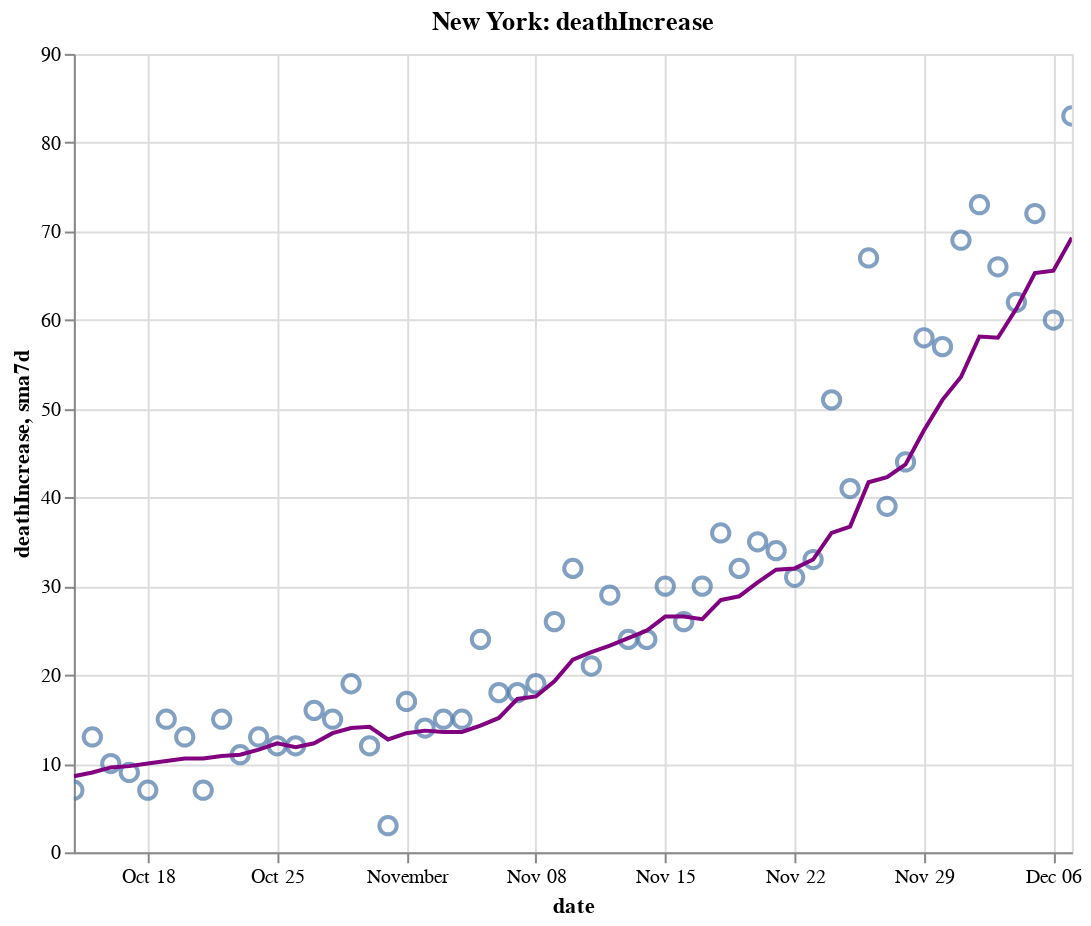

Notebook cell for this chart:
### Code cell
create_plot(ny, 'deathIncrease')

### Figure 1 — Vega-Lite specification as saved in the notebook (floating-point values rounded to 4 significant figures)
{"config": {"view": {"continuousWidth": 400, "continuousHeight": 300}}, "layer": [{"layer": [{"mark": {"type": "point", "size": 75}, "encoding": {"tooltip": [{"type": "temporal", "field": "date"}, {"type": "quantitative", "field": "deathIncrease"}, {"type": "quantitative", "field": "sma7d"}], "x": {"type": "temporal", "field": "date"}, "y": {"type": "quantitative", "field": "deathIncrease"}}, "selection": {"selector012": {"type": "interval", "bind": "scales", "encodings": ["x", "y"]}}}, {"mark": {"type": "line", "color": "purple"}, "encoding": {"x": {"type": "temporal", "field": "date"}, "y": {"type": "quantitative", "field": "sma7d"}}}]}, {"mark": {"type": "rule", "color": "#aaa"}, "encoding": {"x": {"type": "temporal", "field": "date"}}, "transform": [{"filter": {"selection": "selector011"}}]}, {"mark": "circle", "encoding": {"opacity": {"condition": {"value": 1, "selection": "selector011"}, "value": 0}, "tooltip": [{"type": "temporal", "field": "date"}, {"type": "quantitative", "field": "deathIncrease"}, {"type": "quantitative", "field": "sma7d"}], "x": {"type": "temporal", "field": "date"}, "y": {"type": "quantitative", "field": "deathIncrease"}}, "selection": {"selector011": {"type": "single", "encodings": ["x"], "on": "mouseover", "nearest": true, "empty": "none"}}}, {"mark": {"type": "text", "align": "left", "dx": 5, "dy": -5, "stroke": "white", "strokeWidth": 2}, "encoding": {"text": {"type": "quantitative", "field": "deathIncrease"}, "tooltip": [{"type": "temporal", "field": "date"}, {"type": "quantitative", "field": "deathIncrease"}, {"type": "quantitative", "field": "sma7d"}], "x": {"type": "temporal", "field": "date"}, "y": {"type": "quantitative", "field": "deathIncrease"}}, "transform": [{"filter": {"selection": "selector011"}}]}, {"mark": {"type": "text", "align": "left", "dx": 5, "dy": -5}, "encoding": {"text": {"type": "quantitative", "field": "deathIncrease"}, "tooltip": [{"type": "temporal", "field": "date"}, {"type": "quantitative", "field": "deathIncrease"}, {"type": "quantitative", "field": "sma7d"}], "x": {"type": "temporal", "field": "date"}, "y": {"type": "quantitative", "field": "deathIncrease"}}, "transform": [{"filter": {"selection": "selector011"}}]}], "data": {"name": "data-9ce99b4de7d2aa0b3e3ed93939cbeac8"}, "height": 400, "title": "New York: deathIncrease", "width": 500, "$schema": "https://vega.github.io/schema/vega-lite/v4.8.1.json", "datasets": {"data-9ce99b4de7d2aa0b3e3ed93939cbeac8": [{"date": "2020-10-14T00:00:00", "totalTestResultsIncrease": 111700.0, "positiveIncrease": 1232.0, "death": 25600.0, "deathIncrease": 7.0, "positiveRate": 0.011, "state": "New York", "sma7d": 8.571}, {"date": "2020-10-15T00:00:00", "totalTestResultsIncrease": 133200.0, "positiveIncrease": 1460.0, "death": 25620.0, "deathIncrease": 13.0, "positiveRate": 0.011, "state": "New York", "sma7d": 9.0}, {"date": "2020-10-16T00:00:00", "totalTestResultsIncrease": 136000.0, "positiveIncrease": 1707.0, "death": 25630.0, "deathIncrease": 10.0, "positiveRate": 0.013, "state": "New York", "sma7d": 9.571}, {"date": "2020-10-17T00:00:00", "totalTestResultsIncrease": 160000.0, "positiveIncrease": 1784.0, "death": 25640.0, "deathIncrease": 9.0, "positiveRate": 0.011, "state": "New York", "sma7d": 9.714}, {"date": "2020-10-18T00:00:00", "totalTestResultsIncrease": 128800.0, "positiveIncrease": 1390.0, "death": 25640.0, "deathIncrease": 7.0, "positiveRate": 0.011, "state": "New York", "sma7d": 10.0}, {"date": "2020-10-19T00:00:00", "totalTestResultsIncrease": 82010.0, "positiveIncrease": 998.0, "death": 25660.0, "deathIncrease": 15.0, "positiveRate": 0.012, "state": "New York", "sma7d": 10.29}, {"date": "2020-10-20T00:00:00", "totalTestResultsIncrease": 90540.0, "positiveIncrease": 1201.0, "death": 25670.0, "deathIncrease": 13.0, "positiveRate": 0.013, "state": "New York", "sma7d": 10.57}, {"date": "2020-10-21T00:00:00", "totalTestResultsIncrease": 124800.0, "positiveIncrease": 2026.0, "death": 25680.0, "deathIncrease": 7.0, "positiveRate": 0.016, "state": "New York", "sma7d": 10.57}, {"date": "2020-10-22T00:00:00", "totalTestResultsIncrease": 135300.0, "positiveIncrease": 1628.0, "death": 25690.0, "deathIncrease": 15.0, "positiveRate": 0.012, "state": "New York", "sma7d": 10.86}, {"date": "2020-10-23T00:00:00", "totalTestResultsIncrease": 141500.0, "positiveIncrease": 1637.0, "death": 25700.0, "deathIncrease": 11.0, "positiveRate": 0.012, "state": "New York", "sma7d": 11.0}, {"date": "2020-10-24T00:00:00", "totalTestResultsIncrease": 156900.0, "positiveIncrease": 2061.0, "death": 25720.0, "deathIncrease": 13.0, "positiveRate": 0.013, "state": "New York", "sma7d": 11.57}, {"date": "2020-10-25T00:00:00", "totalTestResultsIncrease": 120800.0, "positiveIncrease": 1632.0, "death": 25730.0, "deathIncrease": 12.0, "positiveRate": 0.014, "state": "New York", "sma7d": 12.29}, {"date": "2020-10-26T00:00:00", "totalTestResultsIncrease": 82120.0, "positiveIncrease": 1191.0, "death": 25740.0, "deathIncrease": 12.0, "positiveRate": 0.015, "state": "New York", "sma7d": 11.86}, {"date": "2020-10-27T00:00:00", "totalTestResultsIncrease": 111600.0, "positiveIncrease": 1991.0, "death": 25760.0, "deathIncrease": 16.0, "positiveRate": 0.018, "state": "New York", "sma7d": 12.29}, {"date": "2020-10-28T00:00:00", "totalTestResultsIncrease": 129700.0, "positiveIncrease": 2031.0, "death": 25770.0, "deathIncrease": 15.0, "positiveRate": 0.016, "state": "New York", "sma7d": 13.43}, {"date": "2020-10-29T00:00:00", "totalTestResultsIncrease": 168400.0, "positiveIncrease": 2499.0, "death": 25790.0, "deathIncrease": 19.0, "positiveRate": 0.015, "state": "New York", "sma7d": 14.0}, {"date": "2020-10-30T00:00:00", "totalTestResultsIncrease": 146900.0, "positiveIncrease": 2255.0, "death": 25800.0, "deathIncrease": 12.0, "positiveRate": 0.015, "state": "New York", "sma7d": 14.14}, {"date": "2020-10-31T00:00:00", "totalTestResultsIncrease": 137000.0, "positiveIncrease": 2049.0, "death": 25810.0, "deathIncrease": 3.0, "positiveRate": 0.015, "state": "New York", "sma7d": 12.71}, {"date": "2020-11-01T00:00:00", "totalTestResultsIncrease": 148900.0, "positiveIncrease": 2255.0, "death": 25820.0, "deathIncrease": 17.0, "positiveRate": 0.015, "state": "New York", "sma7d": 13.43}, {"date": "2020-11-02T00:00:00", "totalTestResultsIncrease": 96100.0, "positiveIncrease": 1633.0, "death": 25840.0, "deathIncrease": 14.0, "positiveRate": 0.017, "state": "New York", "sma7d": 13.71}, {"date": "2020-11-03T00:00:00", "totalTestResultsIncrease": 127900.0, "positiveIncrease": 2321.0, "death": 25850.0, "deathIncrease": 15.0, "positiveRate": 0.018, "state": "New York", "sma7d": 13.57}, {"date": "2020-11-04T00:00:00", "totalTestResultsIncrease": 133500.0, "positiveIncrease": 2126.0, "death": 25870.0, "deathIncrease": 15.0, "positiveRate": 0.016, "state": "New York", "sma7d": 13.57}, {"date": "2020-11-05T00:00:00", "totalTestResultsIncrease": 161000.0, "positiveIncrease": 2997.0, "death": 25890.0, "deathIncrease": 24.0, "positiveRate": 0.019, "state": "New York", "sma7d": 14.29}, {"date": "2020-11-06T00:00:00", "totalTestResultsIncrease": 160700.0, "positiveIncrease": 3209.0, "death": 25910.0, "deathIncrease": 18.0, "positiveRate": 0.02, "state": "New York", "sma7d": 15.14}, {"date": "2020-11-07T00:00:00", "totalTestResultsIncrease": 163300.0, "positiveIncrease": 3587.0, "death": 25930.0, "deathIncrease": 18.0, "positiveRate": 0.022, "state": "New York", "sma7d": 17.29}, {"date": "2020-11-08T00:00:00", "totalTestResultsIncrease": 145600.0, "positiveIncrease": 3428.0, "death": 25950.0, "deathIncrease": 19.0, "positiveRate": 0.024, "state": "New York", "sma7d": 17.57}, {"date": "2020-11-09T00:00:00", "totalTestResultsIncrease": 111400.0, "positiveIncrease": 3144.0, "death": 25970.0, "deathIncrease": 26.0, "positiveRate": 0.028, "state": "New York", "sma7d": 19.29}, {"date": "2020-11-10T00:00:00", "totalTestResultsIncrease": 128000.0, "positiveIncrease": 3965.0, "death": 26000.0, "deathIncrease": 32.0, "positiveRate": 0.031, "state": "New York", "sma7d": 21.71}, {"date": "2020-11-11T00:00:00", "totalTestResultsIncrease": 164300.0, "positiveIncrease": 4820.0, "death": 26030.0, "deathIncrease": 21.0, "positiveRate": 0.029, "state": "New York", "sma7d": 22.57}, {"date": "2020-11-12T00:00:00", "totalTestResultsIncrease": 162600.0, "positiveIncrease": 4797.0, "death": 26060.0, "deathIncrease": 29.0, "positiveRate": 0.029, "state": "New York", "sma7d": 23.29}, {"date": "2020-11-13T00:00:00", "totalTestResultsIncrease": 203700.0, "positiveIncrease": 5401.0, "death": 26080.0, "deathIncrease": 24.0, "positiveRate": 0.027, "state": "New York", "sma7d": 24.14}, {"date": "2020-11-14T00:00:00", "totalTestResultsIncrease": 184200.0, "positiveIncrease": 5388.0, "death": 26100.0, "deathIncrease": 24.0, "positiveRate": 0.029, "state": "New York", "sma7d": 25.0}, {"date": "2020-11-15T00:00:00", "totalTestResultsIncrease": 133200.0, "positiveIncrease": 3649.0, "death": 26130.0, "deathIncrease": 30.0, "positiveRate": 0.027, "state": "New York", "sma7d": 26.57}, {"date": "2020-11-16T00:00:00", "totalTestResultsIncrease": 124600.0, "positiveIncrease": 3490.0, "death": 26160.0, "deathIncrease": 26.0, "positiveRate": 0.028, "state": "New York", "sma7d": 26.57}, {"date": "2020-11-17T00:00:00", "totalTestResultsIncrease": 159900.0, "positiveIncrease": 5088.0, "death": 26190.0, "deathIncrease": 30.0, "positiveRate": 0.032, "state": "New York", "sma7d": 26.29}, {"date": "2020-11-18T00:00:00", "totalTestResultsIncrease": 154400.0, "positiveIncrease": 5294.0, "death": 26220.0, "deathIncrease": 36.0, "positiveRate": 0.034, "state": "New York", "sma7d": 28.43}, {"date": "2020-11-19T00:00:00", "totalTestResultsIncrease": 195200.0, "positiveIncrease": 5310.0, "death": 26260.0, "deathIncrease": 32.0, "positiveRate": 0.027, "state": "New York", "sma7d": 28.86}, {"date": "2020-11-20T00:00:00", "totalTestResultsIncrease": 205500.0, "positiveIncrease": 5468.0, "death": 26290.0, "deathIncrease": 35.0, "positiveRate": 0.027, "state": "New York", "sma7d": 30.43}, {"date": "2020-11-21T00:00:00", "totalTestResultsIncrease": 207900.0, "positiveIncrease": 5972.0, "death": 26330.0, "deathIncrease": 34.0, "positiveRate": 0.029, "state": "New York", "sma7d": 31.86}, {"date": "2020-11-22T00:00:00", "totalTestResultsIncrease": 196600.0, "positiveIncrease": 5392.0, "death": 26360.0, "deathIncrease": 31.0, "positiveRate": 0.027, "state": "New York", "sma7d": 32.0}, {"date": "2020-11-23T00:00:00", "totalTestResultsIncrease": 191500.0, "positiveIncrease": 5906.0, "death": 26390.0, "deathIncrease": 33.0, "positiveRate": 0.031, "state": "New York", "sma7d": 33.0}, {"date": "2020-11-24T00:00:00", "totalTestResultsIncrease": 164800.0, "positiveIncrease": 4881.0, "death": 26440.0, "deathIncrease": 51.0, "positiveRate": 0.03, "state": "New York", "sma7d": 36.0}, {"date": "2020-11-25T00:00:00", "totalTestResultsIncrease": 173100.0, "positiveIncrease": 6265.0, "death": 26480.0, "deathIncrease": 41.0, "positiveRate": 0.036, "state": "New York", "sma7d": 36.71}, {"date": "2020-11-26T00:00:00", "totalTestResultsIncrease": 217700.0, "positiveIncrease": 6933.0, "death": 26550.0, "deathIncrease": 67.0, "positiveRate": 0.032, "state": "New York", "sma7d": 41.71}, {"date": "2020-11-27T00:00:00", "totalTestResultsIncrease": 219400.0, "positiveIncrease": 8176.0, "death": 26590.0, "deathIncrease": 39.0, "positiveRate": 0.037, "state": "New York", "sma7d": 42.29}, {"date": "2020-11-28T00:00:00", "totalTestResultsIncrease": 152400.0, "positiveIncrease": 6063.0, "death": 26630.0, "deathIncrease": 44.0, "positiveRate": 0.04, "state": "New York", "sma7d": 43.71}, {"date": "2020-11-29T00:00:00", "totalTestResultsIncrease": 157300.0, "positiveIncrease": 6723.0, "death": 26690.0, "deathIncrease": 58.0, "positiveRate": 0.043, "state": "New York", "sma7d": 47.57}, {"date": "2020-11-30T00:00:00", "totalTestResultsIncrease": 149000.0, "positiveIncrease": 6819.0, "death": 26750.0, "deathIncrease": 57.0, "positiveRate": 0.046, "state": "New York", "sma7d": 51.0}, {"date": "2020-12-01T00:00:00", "totalTestResultsIncrease": 146700.0, "positiveIncrease": 7285.0, "death": 26820.0, "deathIncrease": 69.0, "positiveRate": 0.05, "state": "New York", "sma7d": 53.57}, {"date": "2020-12-02T00:00:00", "totalTestResultsIncrease": 193600.0, "positiveIncrease": 8973.0, "death": 26890.0, "deathIncrease": 73.0, "positiveRate": 0.046, "state": "New York", "sma7d": 58.14}, {"date": "2020-12-03T00:00:00", "totalTestResultsIncrease": 203400.0, "positiveIncrease": 9855.0, "death": 26960.0, "deathIncrease": 66.0, "positiveRate": 0.048, "state": "New York", "sma7d": 58.0}, {"date": "2020-12-04T00:00:00", "totalTestResultsIncrease": 208300.0, "positiveIncrease": 11270.0, "death": 27020.0, "deathIncrease": 62.0, "positiveRate": 0.054, "state": "New York", "sma7d": 61.29}, {"date": "2020-12-05T00:00:00", "totalTestResultsIncrease": 215400.0, "positiveIncrease": 10760.0, "death": 27090.0, "deathIncrease": 72.0, "positiveRate": 0.05, "state": "New York", "sma7d": 65.29}, {"date": "2020-12-06T00:00:00", "totalTestResultsIncrease": 205800.0, "positiveIncrease": 9702.0, "death": 27150.0, "deathIncrease": 60.0, "positiveRate": 0.047, "state": "New York", "sma7d": 65.57}, {"date": "2020-12-07T00:00:00", "totalTestResultsIncrease": 152300.0, "positiveIncrease": 7302.0, "death": 27230.0, "deathIncrease": 83.0, "positiveRate": 0.048, "state": "New York", "sma7d": 69.29}]}}
